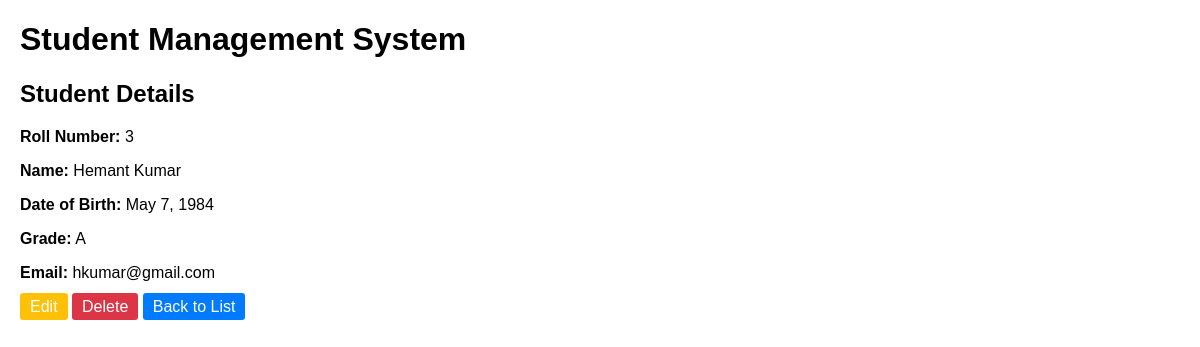
The page /students/3/ on the database its author committed.
### students/models.py (models this page shows, shortened)
class Student(models.Model):
    roll_number = models.CharField(max_length=20, unique=True)
    first_name = models.CharField(max_length=100)
    last_name = models.CharField(max_length=100)
    date_of_birth = models.DateField()
    grade = models.CharField(max_length=10)
    email = models.EmailField(unique=True)

### students/views.py (the view)
# urls.py: path('<int:pk>/', views.student_detail, name='student_detail'),
def student_detail(request, pk):
    student = get_object_or_404(Student, pk=pk)
    return render(request, 'students/student_detail.html', {'student': student})

### students/templates/students/student_detail.html
{% extends 'students/base.html' %}
{% block content %}
    <h2>Student Details</h2>
    <p><strong>Roll Number:</strong> {{ student.roll_number }}</p>
    <p><strong>Name:</strong> {{ student.first_name }} {{ student.last_name }}</p>
    <p><strong>Date of Birth:</strong> {{ student.date_of_birth }}</p>
    <p><strong>Grade:</strong> {{ student.grade }}</p>
    <p><strong>Email:</strong> {{ student.email }}</p>
    <a href="{% url 'update_student' student.pk %}" class="btn btn-warning">Edit</a>
    <a href="{% url 'delete_student' student.pk %}" class="btn btn-danger">Delete</a>
    <a href="{% url 'student_list' %}" class="btn btn-primary">Back to List</a>
{% endblock %}

### students/templates/students/base.html (style rules this page uses)
body { font-family: Arial, sans-serif; margin: 20px; }
.btn { padding: 5px 10px; text-decoration: none; color: white; border-radius: 3px; }
.btn-primary { background-color: #007bff; }
.btn-warning { background-color: #ffc107; }
.btn-danger { background-color: #dc3545; }

### rows shown on the page
Student: roll_number "3", first_name "Hemant", last_name "Kumar", date_of_birth "May 7, 1984", grade "A", email "hkumar@gmail.com"
